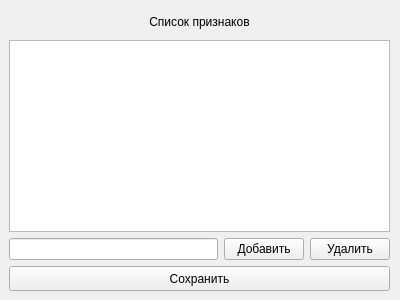
<?xml version="1.0" encoding="UTF-8"?>
<ui version="4.0">
 <class>attrsForm</class>
 <widget class="QWidget" name="attrsForm">
  <property name="geometry">
   <rect>
    <x>0</x>
    <y>0</y>
    <width>400</width>
    <height>300</height>
   </rect>
  </property>
  <property name="sizePolicy">
   <sizepolicy hsizetype="Maximum" vsizetype="Minimum">
    <horstretch>0</horstretch>
    <verstretch>0</verstretch>
   </sizepolicy>
  </property>
  <property name="minimumSize">
   <size>
    <width>400</width>
    <height>300</height>
   </size>
  </property>
  <property name="maximumSize">
   <size>
    <width>400</width>
    <height>300</height>
   </size>
  </property>
  <property name="windowTitle">
   <string>ProdApp</string>
  </property>
  <widget class="QWidget" name="verticalLayoutWidget_2">
   <property name="geometry">
    <rect>
     <x>9</x>
     <y>9</y>
     <width>381</width>
     <height>251</height>
    </rect>
   </property>
   <layout class="QVBoxLayout" name="verticalLayout_2">
    <item>
     <widget class="QLabel" name="label">
      <property name="text">
       <string>Список признаков</string>
      </property>
      <property name="alignment">
       <set>Qt::AlignCenter</set>
      </property>
     </widget>
    </item>
    <item>
     <widget class="QListWidget" name="attrs_lw">
      <property name="sizePolicy">
       <sizepolicy hsizetype="Expanding" vsizetype="Minimum">
        <horstretch>0</horstretch>
        <verstretch>0</verstretch>
       </sizepolicy>
      </property>
     </widget>
    </item>
    <item>
     <layout class="QHBoxLayout" name="horizontalLayout_6">
      <item>
       <widget class="QLineEdit" name="attr_le"/>
      </item>
      <item>
       <widget class="QPushButton" name="addAttr_pb">
        <property name="text">
         <string>Добавить</string>
        </property>
       </widget>
      </item>
      <item>
       <widget class="QPushButton" name="delAttr_pb">
        <property name="text">
         <string>Удалить</string>
        </property>
       </widget>
      </item>
     </layout>
    </item>
   </layout>
  </widget>
  <widget class="QPushButton" name="saveAttrs_pb">
   <property name="geometry">
    <rect>
     <x>9</x>
     <y>266</y>
     <width>381</width>
     <height>25</height>
    </rect>
   </property>
   <property name="text">
    <string>Сохранить</string>
   </property>
  </widget>
 </widget>
 <resources/>
 <connections/>
</ui>
